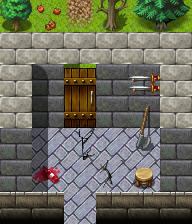

A level layout from a 2D game, rendered from its tile map. Below: a short description, then the map file with tile-grid data replaced by summaries:
An orthogonal 6x7 tile map with 32x32 px tiles, 5 tile layers (Ground, Objects, Above, Top, ...), 1 hidden layer not drawn, 16 tilesets and 6 objects (2x mapchange, 2x replace, spawn, key).

<map version="1.0" orientation="orthogonal" width="6" height="7" tilewidth="32" tileheight="32">
    <tileset firstgid="1" name="map_6" tilewidth="32" tileheight="32">
        <image source="../drawable/map_6.png" />
    </tileset>
    <tileset firstgid="65" name="map_28" tilewidth="32" tileheight="32">
        <image source="../drawable/map_28.png" />
    </tileset>
    <tileset firstgid="129" name="map_44" tilewidth="32" tileheight="32">
        <image source="../drawable/map_44.png" />
    </tileset>
    <tileset firstgid="193" name="map_25" tilewidth="32" tileheight="32">
        <image source="../drawable/map_25.png" />
    </tileset>
    <tileset firstgid="257" name="map_48" tilewidth="32" tileheight="32">
        <image source="../drawable/map_48.png" />
    </tileset>
    <tileset firstgid="321" name="map_19" tilewidth="32" tileheight="32">
        <image source="../drawable/map_19.png" />
    </tileset>
    <tileset firstgid="385" name="map_17" tilewidth="32" tileheight="32">
        <image source="../drawable/map_17.png" />
    </tileset>
    <tileset firstgid="449" name="map_16" tilewidth="32" tileheight="32">
        <image source="../drawable/map_16.png" />
    </tileset>
    <tileset firstgid="513" name="map_1" tilewidth="32" tileheight="32">
        <image source="../drawable/map_1.png" />
    </tileset>
    <tileset firstgid="577" name="map_0" tilewidth="32" tileheight="32">
        <image source="../drawable/map_0.png" />
    </tileset>
    <tileset firstgid="641" name="map_5" tilewidth="32" tileheight="32">
        <image source="../drawable/map_5.png" />
    </tileset>
    <tileset firstgid="705" name="map_11" tilewidth="32" tileheight="32">
        <image source="../drawable/map_11.png" />
    </tileset>
    <tileset firstgid="769" name="map_20" tilewidth="32" tileheight="32">
        <image source="../drawable/map_20.png" />
    </tileset>
    <tileset firstgid="833" name="map_12" tilewidth="32" tileheight="32">
        <image source="../drawable/map_12.png" />
    </tileset>
    <tileset firstgid="897" name="map_2" tilewidth="32" tileheight="32">
        <image source="../drawable/map_2.png" />
    </tileset>
    <tileset firstgid="961" name="map_21" tilewidth="32" tileheight="32">
        <image source="../drawable/map_21.png" />
    </tileset>
    <layer name="Ground" width="6" height="7">
        <data>[42 cells, 41 non-empty, 5 distinct tile ids]</data>
    </layer>
    <layer name="Objects" width="6" height="7">
        <data>[42 cells, 13 non-empty, 13 distinct tile ids]</data>
    </layer>
    <layer name="Above" width="6" height="7">
        <data>[42 cells, 3 non-empty, 3 distinct tile ids]</data>
    </layer>
    <layer name="Top" width="6" height="7">
        <data>[42 cells, 6 non-empty, 4 distinct tile ids]</data>
    </layer>
    <layer name="Top2" width="6" height="7">
        <data>[42 cells, 2 non-empty, 2 distinct tile ids]</data>
    </layer>
    <layer name="Walkable" width="6" height="7" visible="0">
        <data>[42 cells, 29 non-empty, 1 distinct tile ids]</data>
    </layer>
    <objectgroup name="Mapevents">
        <object name="stoutford_guard_wild21a" type="spawn" x="128" y="160" width="32" height="32">
            <properties>
                <property name="spawngroup" value="stoutford_guard_wild21a" />
            </properties>
        </object>
        <object name="north" type="mapchange" x="32" y="0" width="64" height="32">
            <properties>
                <property name="map" value="wild21" />
                <property name="place" value="wall_north" />
            </properties>
        </object>
        <object name="south" type="mapchange" x="64" y="192" width="32" height="32">
            <properties>
                <property name="map" value="wild21" />
                <property name="place" value="wall_south" />
            </properties>
        </object>
    </objectgroup>
    <objectgroup name="Spawn" />
    <objectgroup name="Keys">
        <object name="key_wild21a:204" type="key" x="64" y="96" width="32" height="32">
            <properties>
                <property name="phrase" value="key_wild21a" />
                <property name="requireId" value="stn_nondisplay" />
                <property name="requireType" value="questProgress" />
                <property name="requireValue" value="204" />
            </properties>
        </object>
    </objectgroup>
    <objectgroup name="Replace">
        <object name="rpl_wild21a" type="replace" x="64" y="64" width="32" height="64">
            <properties>
                <property name="Top" value="Objects" />
                <property name="requireId" value="stn_nondisplay" />
                <property name="requireType" value="questProgress" />
                <property name="requireValue" value="204" />
            </properties>
        </object>
        <object name="rpl_wild21a_0" type="replace" x="64" y="64" width="32" height="64">
            <properties>
                <property name="Top" value="Top2" />
                <property name="requireId" value="stn_nondisplay" />
                <property name="requireNegation" value="true" />
                <property name="requireType" value="questProgress" />
                <property name="requireValue" value="204" />
            </properties>
        </object>
    </objectgroup>
</map>
